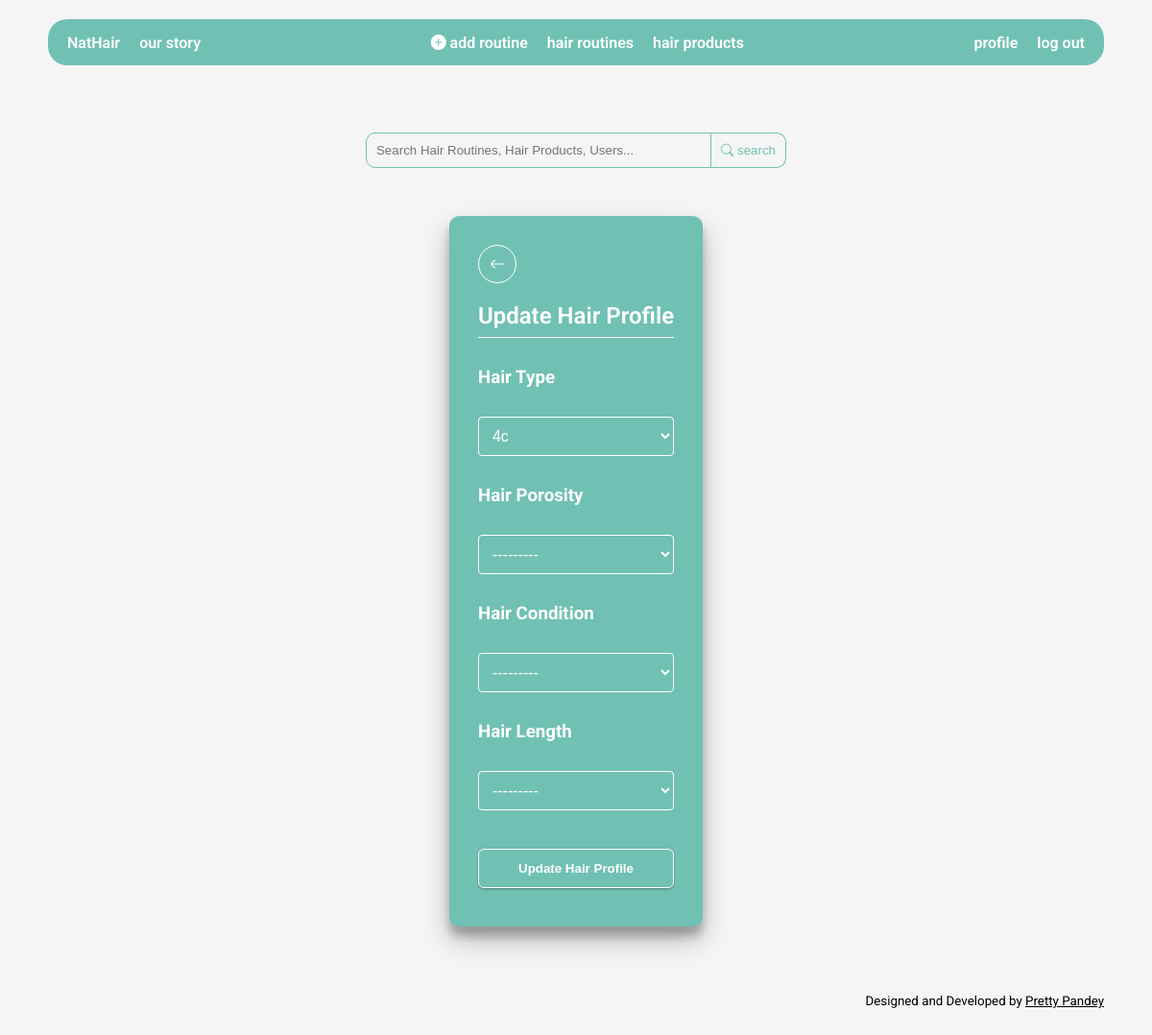
The app's page /accounts/hair_profile/ (signed in) with its own data.
### accounts/models.py (models this page shows, shortened)
class HairProfile(models.Model):
    user = models.OneToOneField(User, on_delete=models.CASCADE)
    TYPE_CHOICES = (
        ("1a", "1a"),
        ("1b", "1b"),
        ("1c", "1c"),
        ("2a", "2a"),
        ("2b", "2b"),
        ("2c", "2c"),
        ("3a", "3a"),
        ("3b", "3b"),
        ("3c", "3c"),
        ("4a", "4a"),
        ("4b", "4b"),
        ("4c", "4c"),
    )
    hair_type = models.CharField(
        max_length = 2,
        choices = TYPE_CHOICES
    )
    POROSITY_CHOICES = (
        ("Low Porosity", "Low Porosity"),
        ("Medium Porosity", "Medium Porosity"),
        ("Hight Porosity", "Hight Porosity"),
    )
    hair_porosity = models.CharField(
        max_length=20,
        choices= POROSITY_CHOICES
    )
    CONDITION_CHOICES = (
        ("Protein Overload", "Protein Overload"),
        ("Moisture Overload", "Moisture Overload"),
        ("Healthy", "Healthy"),
        ("Dandruff", "Dandruff"),
        ("Hair Loss", "Hair Loss"),
        ("Dry Hair", "Dry Hair"),
        ("Split Ends", "Split Ends"),
        ("Greasy Hair", "Greasy Hair"),
        ("Frizzy", "Frizzy"),
        ("Heat Damage", "Heat Damage"),
        ("Color Damage", "Color Damage")
    )
    hair_condition = models.CharField(
        max_length=20,
        choices= CONDITION_CHOICES
    )
    LENGTH_CHOICES = (
        ("Ear Length", "Ear Length"),
        ("Neck (top) Length", "Neck (top) Length"),
        ("Neck (bottom) Length", "Neck (bottom) Length"),
        ("Collarbone Length", "Collarbone Length"),
        ("Shoulder Length", "Shoulder Length"),
        ("Armpit Length", "Armpit Length"),
        ("Bra Strap Length", "Bra Strap Length"),
        ("Mid Back Length", "Mid Back Length"),
        ("Waist Length", "Waist Length"),
        ("Hip Length", "Hip Length"),
        ("Tailbone Length", "Tailbone Length"),
        ("Classic Length", "Classic Length"),
        ("Mid Thigh Length", "Mid Thigh Length"),
        ("Knee Length", "Knee Length"),
        ("Calf Length", "Calf Length"),
        ("Ankle Length", "Ankle Length"),
        ("Floor Length", "Floor Length"),
    )
    hair_length = models.CharField(
        max_length=20,
        choices= LENGTH_CHOICES
    )

### accounts/views.py (the view)
# urls.py: path('hair_profile/', views.hair_profile, name='hair_profile'),
@login_required(login_url='login')
def hair_profile(request):
    template = 'hair_profile.html'
    user = request.user
    hair_profile, created = HairProfile.objects.get_or_create(user=request.user)
    form = HairProfileForm(request.POST)
    if request.method == 'POST':
        form = HairProfileForm(request.POST, instance=hair_profile)
        if form.is_valid():
            form.save()
            messages.success(request, 'Hair profile updated successfully.')
            return redirect('profile', pk=user.pk)
        else:
            messages.warning(request, 'Something went wrong. Please try again.')
    else:
        form = HairProfileForm(instance=hair_profile)
    context = {
        'form': form,
    }
    return render(request, template, context)

### accounts/forms.py
class HairProfileForm(forms.ModelForm):
    class Meta:
        model = HairProfile
        fields = (
            'hair_type',
            'hair_porosity',
            'hair_condition',
            'hair_length',
        )
        widgets = {
            'hair_type': forms.Select(attrs={'placeholder': 'Hair Type'}),
            'hair_porosity': forms.Select(attrs={'placeholder': 'Hair Porosity'}),
            'hair_condition': forms.Select(attrs={'placeholder': 'Hair Condition'}),
            'hair_length': forms.Select(attrs={'placeholder': 'Hair Length'}),
        }

### accounts/templatetags/cache_bust.py (called while the page is built)
@register.simple_tag(name='cache_bust')
def cache_bust():
    if settings.DEBUG:
        version = uuid.uuid1()
    else:
        version = os.environ.get('PROJECT_VERSION')
        if version is None:
            version = '1'
    return '__v__={version}'.format(version=version)

### accounts/templates/hair_profile.html (shortened to what this page needs)
{% extends 'base.html' %}
{% load static %}
{% load cache_bust %}
{% block styles %}
<link rel="stylesheet" href="{% static 'css/reg-form.css' %}?{% cache_bust %}" />
{% endblock %}
{% block content %}
<div class="reg-form-container">
    <form action="{% url 'hair_profile' %}" method="POST" enctype="multipart/form-data">
        <a class="home-btn" href="{% url 'profile' pk=user.pk %}"><i class="bi bi-arrow-left"></i></a>
            <h2>Update Hair Profile</h2>
            <hr>
            <div class="reg-form-content">
                <div class="">
                    <div><h3>Hair Type</h3></div>
                    <div class="custom-dropdown">
                        {{form.hair_type}}
                    </div>
                </div>
                <div>
                    <div><h3>Hair Porosity</h3></div>
                    <div class="custom-dropdown">
                        {{form.hair_porosity}}
                    </div>
                </div>
                <div>
                    <div><h3>Hair Condition</h3></div>
                    <div class="custom-dropdown">
                        {{form.hair_condition}}
                    </div>
                </div>
                <div>
                    <div><h3>Hair Length</h3></div>
                    <div class="custom-dropdown">
                        {{form.hair_length}}
                    </div>
                </div>
            </div>
            <button type="submit" class="reg-btn">Update Hair Profile</button>
    </form>
</div>
{% endblock %}

### static/css/reg-form.css (style rules this page uses)
.reg-form-container { display: flex; justify-content: center; align-items: center; min-height: 80vh; margin-top: 50px; }
.reg-form-container form { background-color: var(--green); padding: 30px; color: white; box-shadow: var(--shadow-1); border-radius: 10px; max-width: 50vw; }
.home-btn { width: 40px; height: 40px; margin-bottom: 20px; display: flex; justify-content: center; align-items: center; color: white; text-decoration: none; border: 1px solid white; border-radius: 50%; }
h2, h4 { margin: 0; text-align: center; font-weight: 600; }
hr { border: none; border-top: 1px solid white; }
.reg-form-content { margin: 30px 0; }
.reg-btn { display: block; width: 100%; padding: 12px 16px; margin: 10px auto; border-radius: 6px; color: white; border: 1px solid white; text-align: center; font-weight: 900; background-color: var(--green); cursor: pointer; box-shadow: var(--shadow-3); }
.custom-dropdown { display: block; margin: 20px 0; }
.custom-dropdown select { padding: 10px; font-size: 16px; color: white; border: 1px solid white; border-radius: 4px; background-color: var(--green); width: 100%; margin: 10px 0; }
.custom-dropdown select option { padding: 10px; border: 1px solid white; }

### static/css/main.css (style rules this page uses)
:root { --black: #000100; --mustard: #EAE0CC; --mouve: #C9ADA1; --olive: #A0A083; --khaki: #798478; --veld: #4D6A6D; --green: #70C1B3; --shadow-1: rgba(0, 0, 0, 0.25) 0px 14px 28px, rgba(0, 0, 0, 0.22) 0px 10px 10px; --shadow-2: rgba(0, 0, 0, 0.16) 0px 3px 6px, rgba(0, 0, 0, 0.23) 0px 3px 6px; --shadow-3: rgba(0, 0, 0, 0.12) 0px 1px 3px, rgba(0, 0, 0, 0.24) 0px 1px 2px; --shadow-4: rgba(50, 50, 93, 0.25) 0px 6px 12px -2px, rgba(0, 0, 0, 0.3) 0px 3px 7px -3px; --shadow-5: rgba(0, 0, 0, 0.24) 0px 3px 8px; --shadow-6: rgba(0, 0, 0, 0.35) 0px 5px 15px; }
html { font-family: 'Roboto', sans-serif; background-color: whitesmoke; }
body { margin:0; }
* { box-sizing: border-box; }

### records on screen
HairProfile: hair_type "4c", hair_porosity "---------", hair_condition "---------", hair_length "---------"
